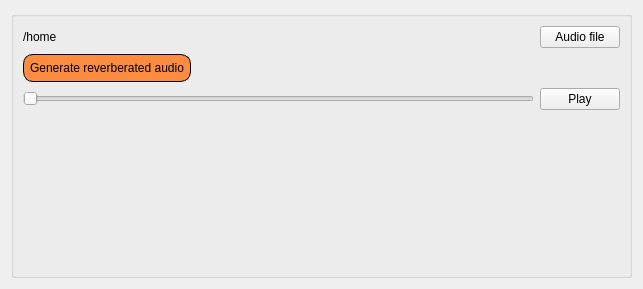
          <widget class="QWidget" name="page_3">
           <property name="geometry">
            <rect>
             <x>0</x>
             <y>0</y>
             <width>643</width>
             <height>289</height>
            </rect>
           </property>
           <attribute name="label">
            <string>Audio</string>
           </attribute>
           <layout class="QGridLayout" name="gridLayout_22">
            <item row="4" column="0">
             <widget class="QGroupBox" name="groupBox_5">
              <property name="autoFillBackground">
               <bool>false</bool>
              </property>
              <property name="styleSheet">
               <string notr="true"/>
              </property>
              <property name="title">
               <string/>
              </property>
              <layout class="QGridLayout" name="gridLayout_12">
               <item row="1" column="0">
                <widget class="QPushButton" name="bouton_convolution">
                 <property name="sizePolicy">
                  <sizepolicy hsizetype="Fixed" vsizetype="Fixed">
                   <horstretch>0</horstretch>
                   <verstretch>0</verstretch>
                  </sizepolicy>
                 </property>
                 <property name="styleSheet">
                  <string notr="true">
background-color: rgb(253, 140, 64);
border-style: outset;
    border-width: 1px;
    border-radius: 10px;
    border-color: noir;
    min-width: 10em;
    padding: 6px;</string>
                 </property>
                 <property name="text">
                  <string>Generate reverberated audio</string>
                 </property>
                </widget>
               </item>
               <item row="0" column="2">
                <widget class="QPushButton" name="bouton_audioFile">
                 <property name="sizePolicy">
                  <sizepolicy hsizetype="Fixed" vsizetype="Fixed">
                   <horstretch>0</horstretch>
                   <verstretch>0</verstretch>
                  </sizepolicy>
                 </property>
                 <property name="text">
                  <string>Audio file</string>
                 </property>
                </widget>
               </item>
               <item row="2" column="2">
                <widget class="QPushButton" name="bouton_ecouter">
                 <property name="sizePolicy">
                  <sizepolicy hsizetype="Preferred" vsizetype="Fixed">
                   <horstretch>0</horstretch>
                   <verstretch>0</verstretch>
                  </sizepolicy>
                 </property>
                 <property name="text">
                  <string>Play</string>
                 </property>
                </widget>
               </item>
               <item row="2" column="0" colspan="2">
                <widget class="QSlider" name="AudioSlider">
                 <property name="sizePolicy">
                  <sizepolicy hsizetype="Preferred" vsizetype="Minimum">
                   <horstretch>0</horstretch>
                   <verstretch>0</verstretch>
                  </sizepolicy>
                 </property>
                 <property name="orientation">
                  <enum>Qt::Horizontal</enum>
                 </property>
                </widget>
               </item>
               <item row="0" column="0" colspan="2">
                <widget class="QLabel" name="label_fichierAudio">
                 <property name="text">
                  <string>/home</string>
                 </property>
                 <property name="alignment">
                  <set>Qt::AlignLeading|Qt::AlignLeft|Qt::AlignVCenter</set>
                 </property>
                </widget>
               </item>
               <item row="3" column="0" colspan="2">
                <widget class="QCustomPlot" name="inputAudio" native="true"/>
               </item>
              </layout>
             </widget>
            </item>
           </layout>
          </widget>
